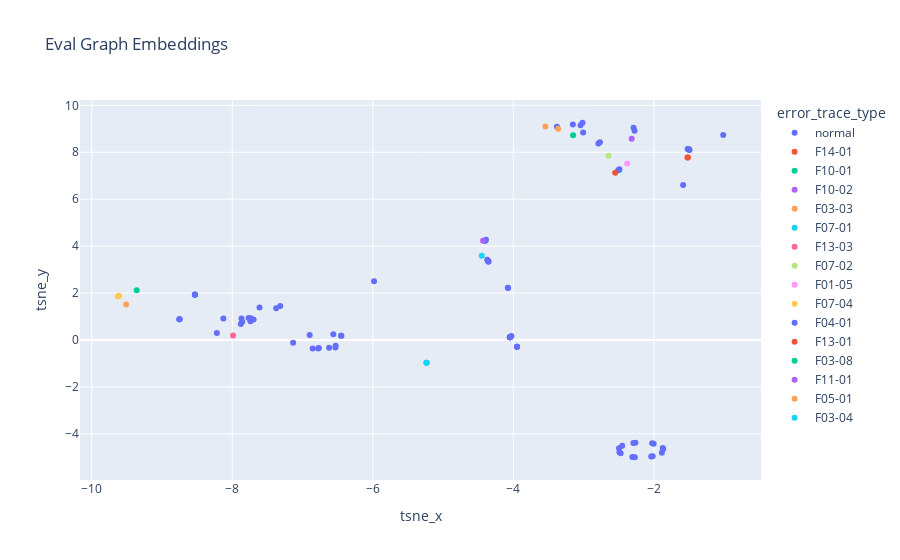

The notebook cell this image was saved under:
### Code cell
px.scatter(eval_result_df, x='tsne_x', y='tsne_y', color='error_trace_type', title='Eval Graph Embeddings')

### Figure 1 — Plotly figure (JSON) as saved in the notebook; plotly's stock layout.template omitted (floating-point values rounded to 4 significant figures)
{"data": [{"hovertemplate": "error_trace_type=normal<br>tsne_x=%{x}<br>tsne_y=%{y}<extra></extra>", "legendgroup": "normal", "marker": {"color": "#636efa", "symbol": "circle"}, "mode": "markers", "name": "normal", "orientation": "v", "showlegend": true, "type": "scatter", "x": [-4.028, -1.5, -2.307, -8.753, -8.531, -6.533, -1.52, -6.855, -2.264, -6.529, -2.039, -2.491, -6.767, -6.447, -1.5, -1.494, -4.049, -7.317, -4.079, -2.018, -7.375, -6.622, -2.509, -2.495, -2.473, -4.049, -4.389, -6.898, -4.358, -2.289, -6.778, -7.696, -8.219, -4.354, -8.531, -1.874, -1.868, -3.007, -8.75, -4.404, -2.293, -2.49, -1.504, -7.878, -2.272, -7.869, -1.887, -4.049, -4.075, -5.982, -4.049, -3.153, -7.134, -7.858, -7.612, -3.948, -2.452, -1.014, -6.451, -2.025, -6.562, -8.75, -3.044, -2.004, -3.016, -4.355, -2.79, -3.948, -7.735, -3.948, -4.049, -3.38, -2.769, -8.126, -2.275, -7.741, -8.531, -7.767, -2.496, -4.372], "xaxis": "x", "y": [0.1703, 8.115, -4.982, 0.8826, 1.935, -0.3202, 8.134, -0.3641, -4.374, -0.2467, -4.964, -4.777, -0.3364, 0.1815, 8.132, 8.093, 0.1195, 1.449, 2.222, -4.955, 1.35, -0.3308, 7.234, 7.25, -4.828, 0.1195, 4.277, 0.2188, 3.362, 9.041, -0.3634, 0.8696, 0.3018, 3.335, 1.934, -4.602, -4.645, 8.839, 0.8816, 4.215, -4.382, 7.271, 8.113, 0.6839, -4.993, 0.9184, -4.804, 0.1195, 2.216, 2.508, 0.1181, 9.184, -0.1116, 0.7794, 1.384, -0.2824, -4.507, 8.732, 0.1803, -4.402, 0.2433, 0.8836, 9.148, -4.414, 9.257, 3.355, 8.376, -0.2827, 0.9294, -0.2824, 0.1195, 9.084, 8.426, 0.916, 8.918, 0.7958, 1.933, 0.9346, -4.615, 3.418], "yaxis": "y"}, {"hovertemplate": "error_trace_type=F14-01<br>tsne_x=%{x}<br>tsne_y=%{y}<extra></extra>", "legendgroup": "F14-01", "marker": {"color": "#EF553B", "symbol": "circle"}, "mode": "markers", "name": "F14-01", "orientation": "v", "showlegend": true, "type": "scatter", "x": [-1.523, -1.515], "xaxis": "x", "y": [7.781, 7.773], "yaxis": "y"}, {"hovertemplate": "error_trace_type=F10-01<br>tsne_x=%{x}<br>tsne_y=%{y}<extra></extra>", "legendgroup": "F10-01", "marker": {"color": "#00cc96", "symbol": "circle"}, "mode": "markers", "name": "F10-01", "orientation": "v", "showlegend": true, "type": "scatter", "x": [-3.15], "xaxis": "x", "y": [8.723], "yaxis": "y"}, {"hovertemplate": "error_trace_type=F10-02<br>tsne_x=%{x}<br>tsne_y=%{y}<extra></extra>", "legendgroup": "F10-02", "marker": {"color": "#ab63fa", "symbol": "circle"}, "mode": "markers", "name": "F10-02", "orientation": "v", "showlegend": true, "type": "scatter", "x": [-2.316], "xaxis": "x", "y": [8.575], "yaxis": "y"}, {"hovertemplate": "error_trace_type=F03-03<br>tsne_x=%{x}<br>tsne_y=%{y}<extra></extra>", "legendgroup": "F03-03", "marker": {"color": "#FFA15A", "symbol": "circle"}, "mode": "markers", "name": "F03-03", "orientation": "v", "showlegend": true, "type": "scatter", "x": [-3.545, -3.363], "xaxis": "x", "y": [9.1, 8.997], "yaxis": "y"}, {"hovertemplate": "error_trace_type=F07-01<br>tsne_x=%{x}<br>tsne_y=%{y}<extra></extra>", "legendgroup": "F07-01", "marker": {"color": "#19d3f3", "symbol": "circle"}, "mode": "markers", "name": "F07-01", "orientation": "v", "showlegend": true, "type": "scatter", "x": [-5.233, -5.236, -5.238], "xaxis": "x", "y": [-0.9666, -0.968, -0.9682], "yaxis": "y"}, {"hovertemplate": "error_trace_type=F13-03<br>tsne_x=%{x}<br>tsne_y=%{y}<extra></extra>", "legendgroup": "F13-03", "marker": {"color": "#FF6692", "symbol": "circle"}, "mode": "markers", "name": "F13-03", "orientation": "v", "showlegend": true, "type": "scatter", "x": [-7.988], "xaxis": "x", "y": [0.1885], "yaxis": "y"}, {"hovertemplate": "error_trace_type=F07-02<br>tsne_x=%{x}<br>tsne_y=%{y}<extra></extra>", "legendgroup": "F07-02", "marker": {"color": "#B6E880", "symbol": "circle"}, "mode": "markers", "name": "F07-02", "orientation": "v", "showlegend": true, "type": "scatter", "x": [-2.647], "xaxis": "x", "y": [7.853], "yaxis": "y"}, {"hovertemplate": "error_trace_type=F01-05<br>tsne_x=%{x}<br>tsne_y=%{y}<extra></extra>", "legendgroup": "F01-05", "marker": {"color": "#FF97FF", "symbol": "circle"}, "mode": "markers", "name": "F01-05", "orientation": "v", "showlegend": true, "type": "scatter", "x": [-2.38], "xaxis": "x", "y": [7.526], "yaxis": "y"}, {"hovertemplate": "error_trace_type=F07-04<br>tsne_x=%{x}<br>tsne_y=%{y}<extra></extra>", "legendgroup": "F07-04", "marker": {"color": "#FECB52", "symbol": "circle"}, "mode": "markers", "name": "F07-04", "orientation": "v", "showlegend": true, "type": "scatter", "x": [-9.611, -9.628], "xaxis": "x", "y": [1.882, 1.851], "yaxis": "y"}, {"hovertemplate": "error_trace_type=F04-01<br>tsne_x=%{x}<br>tsne_y=%{y}<extra></extra>", "legendgroup": "F04-01", "marker": {"color": "#636efa", "symbol": "circle"}, "mode": "markers", "name": "F04-01", "orientation": "v", "showlegend": true, "type": "scatter", "x": [-1.585], "xaxis": "x", "y": [6.604], "yaxis": "y"}, {"hovertemplate": "error_trace_type=F13-01<br>tsne_x=%{x}<br>tsne_y=%{y}<extra></extra>", "legendgroup": "F13-01", "marker": {"color": "#EF553B", "symbol": "circle"}, "mode": "markers", "name": "F13-01", "orientation": "v", "showlegend": true, "type": "scatter", "x": [-2.552], "xaxis": "x", "y": [7.125], "yaxis": "y"}, {"hovertemplate": "error_trace_type=F03-08<br>tsne_x=%{x}<br>tsne_y=%{y}<extra></extra>", "legendgroup": "F03-08", "marker": {"color": "#00cc96", "symbol": "circle"}, "mode": "markers", "name": "F03-08", "orientation": "v", "showlegend": true, "type": "scatter", "x": [-9.359], "xaxis": "x", "y": [2.12], "yaxis": "y"}, {"hovertemplate": "error_trace_type=F11-01<br>tsne_x=%{x}<br>tsne_y=%{y}<extra></extra>", "legendgroup": "F11-01", "marker": {"color": "#ab63fa", "symbol": "circle"}, "mode": "markers", "name": "F11-01", "orientation": "v", "showlegend": true, "type": "scatter", "x": [-4.431], "xaxis": "x", "y": [4.235], "yaxis": "y"}, {"hovertemplate": "error_trace_type=F05-01<br>tsne_x=%{x}<br>tsne_y=%{y}<extra></extra>", "legendgroup": "F05-01", "marker": {"color": "#FFA15A", "symbol": "circle"}, "mode": "markers", "name": "F05-01", "orientation": "v", "showlegend": true, "type": "scatter", "x": [-9.51], "xaxis": "x", "y": [1.516], "yaxis": "y"}, {"hovertemplate": "error_trace_type=F03-04<br>tsne_x=%{x}<br>tsne_y=%{y}<extra></extra>", "legendgroup": "F03-04", "marker": {"color": "#19d3f3", "symbol": "circle"}, "mode": "markers", "name": "F03-04", "orientation": "v", "showlegend": true, "type": "scatter", "x": [-4.45], "xaxis": "x", "y": [3.587], "yaxis": "y"}], "layout": {"legend": {"title": {"text": "error_trace_type"}, "tracegroupgap": 0}, "title": {"text": "Eval Graph Embeddings"}, "xaxis": {"anchor": "y", "domain": [0, 1], "title": {"text": "tsne_x"}}, "yaxis": {"anchor": "x", "domain": [0, 1], "title": {"text": "tsne_y"}}}}
